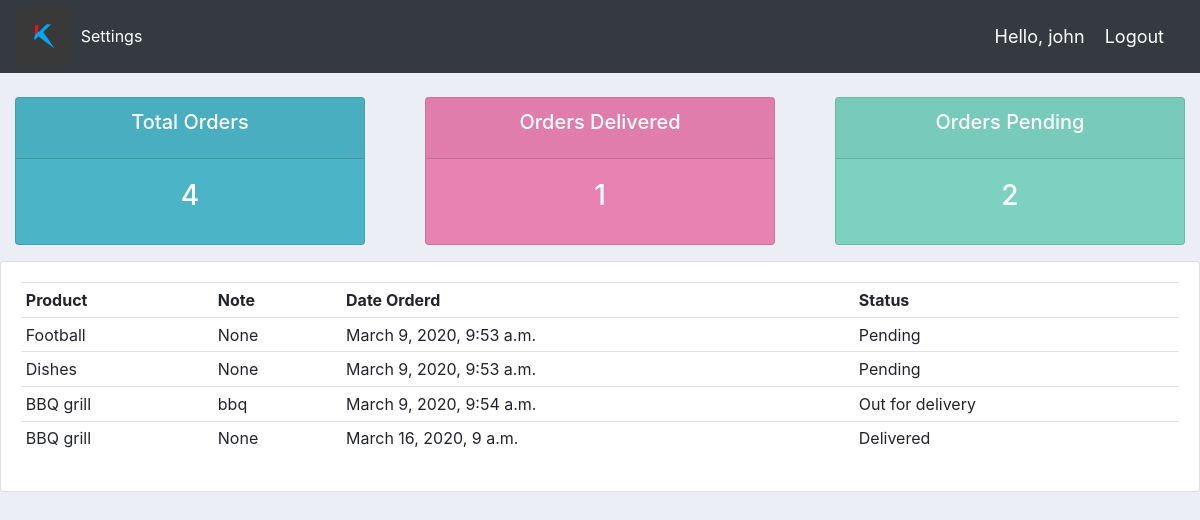
The page /user/ (signed in) on the database its author committed.
### accounts/models.py (models this page shows, shortened)
class Order(models.Model):
    STATUS = [('Pending', 'Pending'), ('Out for delivery','Out for delivery'), ('Delivered','Delivered')]
    customer =  models.ForeignKey(Customer, null=True,on_delete=models.SET_NULL)
    product =  models.ForeignKey(Product, null=True,on_delete=models.SET_NULL)
    date_created = models.DateTimeField(auto_now_add=True)
    status = models.CharField(max_length=128, null=True, choices=STATUS)
    note =  models.CharField(max_length=128, null=True)

class Product(models.Model):
    CATEGORY = [('Indoor','Indoor'),('Outdoor','Outdoor')]
    name = models.CharField(max_length=128, null=True)
    price = models.FloatField(null=True)
    category = models.CharField(max_length=128, null=True, choices=CATEGORY)
    description = models.CharField(max_length=128, null=True,blank=True)
    date_created = models.DateTimeField(auto_now_add=True)
    tags = models.ManyToManyField(Tag)
    def __str__(self):
        return self.name

### accounts/decorators.py (the view)
        def wrapper(request,*args,**kwargs):
            groups = None
            if request.user.groups.exists():
                groups = [g.name for g in request.user.groups.all()]
                if set(groups).intersection(allowed_roles):
                    return view(request,*args,**kwargs)
                else:
                    return HttpResponse("Please login with a customer profile")

### accounts/views.py (called while the page is built)
@login_required(login_url='login')
@allowed_users(allowed_roles=['customer'])
def userPage(request):
	orders = request.user.customer.order_set.all()
	total_orders = orders.count()
	delivered = orders.filter(status='Delivered').count()
	pending = orders.filter(status='Pending').count()
	context = {'orders':orders,'total_orders':total_orders,'delivered':delivered,'pending':pending}
	return render(request,'accounts/user.html', context)

### accounts/templates/accounts/user.html
{% extends 'accounts/main.html' %}
{% block content %}
{% include 'accounts/status.html' %}
<div class="row">
	<div class="col-md">
		<div class="card card-body">
			<table class="table table-sm">
				<tr>
					<th>Product</th>
					<th>Note</th>
					<th>Date Orderd</th>
					<th>Status</th>
				</tr>
				{% for order in orders%}
				<tr>
					<td>{{order.product}}</td>
					<td>{{order.note}}</td>
					<td>{{order.date_created}}</td>
					<td>{{order.status}}</td>
				</tr>
				{% endfor %}
			</table>
		</div>
	</div>
</div>
{% endblock %}

### accounts/templates/accounts/main.html (shortened to what this page needs)
{% load static %}
<!DOCTYPE html>
<html lang="en">
<head>
    <link rel="stylesheet" href="https://maxcdn.bootstrapcdn.com/bootstrap/4.0.0/css/bootstrap.min.css">
	<link rel="stylesheet" href="{% static 'css/main.css'%}">
</head>
<body>
    {% include 'accounts/navbar.html' %}
    {% block content %}
	{% endblock %}
</body>
</html>

### accounts/templates/accounts/navbar.html (shortened to what this page needs)
{% load static %}
<nav class="navbar navbar-expand-lg navbar-dark bg-dark">
  <img src="{% static 'images/download2.png'%}" alt="" class="logo">
    <div class="collapse navbar-collapse" id="navbarNav">
      <ul class="navbar-nav">
        {% if request.user.is_staff%}
        <li class="nav-item active">
          <a class="nav-link" href="{%url 'home'%}">Dashboard</a>
        </li>
        <li class="nav-item">
          <a class="nav-link" href="{%url 'products'%}">Products</a>
        </li>
        {% else %}
        <li class="nav-item active">
          <a class="nav-link" href="{%url 'settings' %}">Settings</a>
        {%endif%}
      </ul>
    </div>
    <span class="hello">Hello, {{request.user}}</span>
    <span><a class="hello" href="{% url 'logout' %}">Logout</a></span>
  </nav>

### accounts/templates/accounts/status.html
<br>
<div class="row">
	<div class="col">
		<div class="col-md">
			<div class="card text-center text-white  mb-3" id="total-orders">
			  	<div class="card-header">
			  		<h5 class="card-title">Total Orders</h5>
			  	</div>
			  	<div class="card-body">
			    	<h3 class="card-title">{{total_orders}}</h3>
			  	</div>
			</div>
        </div>
	</div>
	<div class="col">
		<div class="col-md">
			<div class="card text-center text-white  mb-3" id="orders-delivered">
			  	<div class="card-header">
			  		<h5 class="card-title">Orders Delivered</h5>
			  	</div>
			  	<div class="card-body">
			    	<h3 class="card-title">{{delivered}}</h3>
			  	</div>
			</div>
		</div>
	</div>
	<div class="col">
		<div class="col-md">
			<div class="card text-center text-white  mb-3" id="orders-pending">
			  	<div class="card-header">
			  		<h5 class="card-title">Orders Pending</h5>
			  	</div>
			  	<div class="card-body">
			    	<h3 class="card-title">{{pending}}</h3>
			  	</div>
			</div>
		</div>
	</div>
</div>

### static/css/main.css (style rules this page uses)
.logo { width: 15mm; height: 15mm; }
body { background-color: #ebeff5; }
#total-orders { background-color: #4cb4c7; }
#orders-delivered { background-color: #e882b2; }
#orders-pending { background-color: #7CD1C0; }

### accounts/templates/accounts/navbar.html (style rules this page uses)
.hello { font-size: 18px; color: #fff; margin-right: 20px; }

### rows shown on the page
Order: product "Football", note "None", date_created "March 9, 2020, 9:53 a.m.", status "Pending"
Order: product "Dishes", note "None", date_created "March 9, 2020, 9:53 a.m.", status "Pending"
Order: product "BBQ grill", note "bbq", date_created "March 9, 2020, 9:54 a.m.", status "Out for delivery"
Order: product "BBQ grill", note "None", date_created "March 16, 2020, 9 a.m.", status "Delivered"

### other values the page prints
{{ request.user }} "john"
{{ total_orders }} "4"
{{ delivered }} "1"
{{ pending }} "2"
